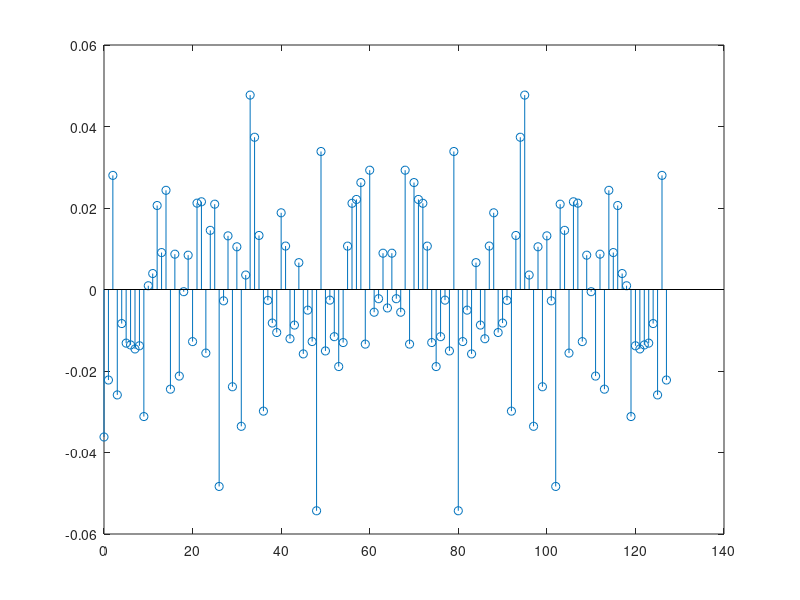
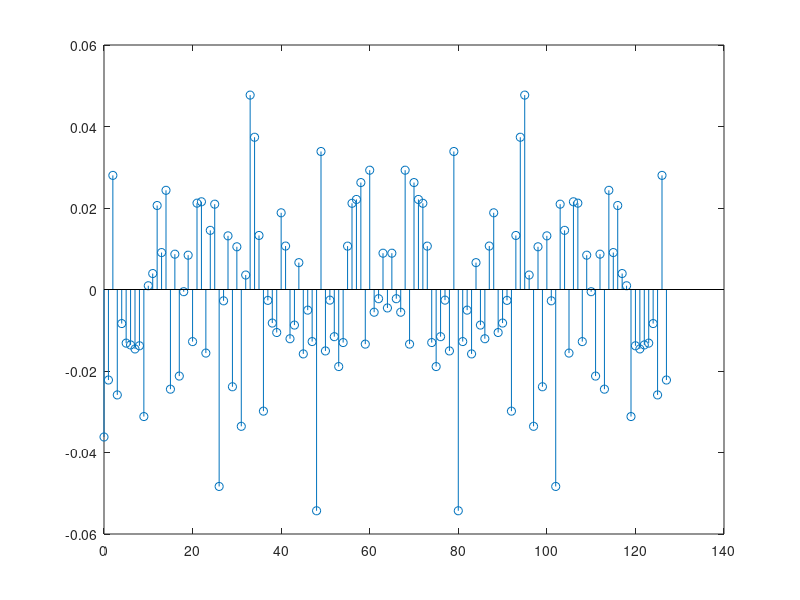

MATLAB code to generate these figures, in order:
clear all;close all;clc

N = 1536;

M = 12;

X = randn(1, N);

x = zeros(1, N/M);
for n=0:1:(N/M)-1
    
    nl = n*M;

    for k=0:1:N-1

        f = exp((1i.*2.*pi.*k.*nl)/N);
        
        aux = X(k+1).*f;

        x(n+1) = x(n+1) + ((1/N).*aux);
    
    end

end

figure;
stem(0:1:(N/M)-1, real(x))




Nl = N/M;

xl = zeros(1, Nl);
for n=0:1:Nl-1
    

    for k=0:1:Nl-1

        f = exp((1i.*2.*pi.*k.*n)/(Nl));
        
        aux_var = 0;
        for m=0:1:M-1
            aux_var = aux_var + X((k + m.*(N/M)) + 1);
        end
        
        aux = aux_var.*f;

        xl(n+1) = xl(n+1) + ((1/N).*aux);
    
    end

end

figure;
stem(0:1:Nl-1, real(xl))


error = sum(abs(x-xl).^2)/length(x);

a=1;